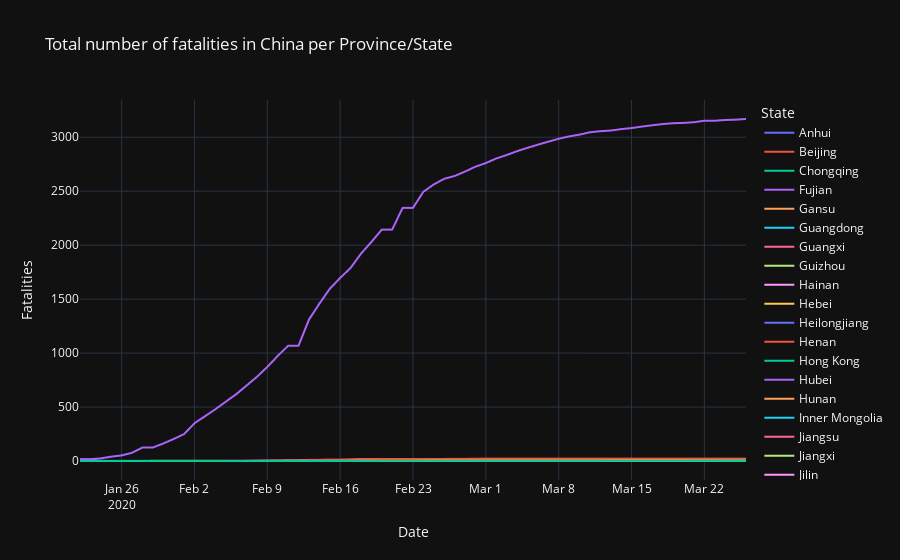

The notebook cell saved with this chart:
### Code cell
(px.line(train_no_missing_state_countries[train_no_missing_state_countries['Country']=='China'], 
        x="Date",
        y="Fatalities",
        log_y=False,
        color="State", 
        title="Total number of fatalities in China per Province/State",
        template="plotly_dark",  # see https://plot.ly/python/templates/
        )
   .for_each_trace(lambda t: t.update(name=t.name.replace("State=","")))
)
